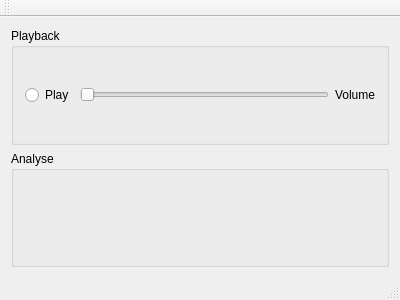
<?xml version="1.0" encoding="UTF-8"?>
<ui version="4.0">
 <class>MainWindow</class>
 <widget class="QMainWindow" name="MainWindow">
  <property name="geometry">
   <rect>
    <x>0</x>
    <y>0</y>
    <width>400</width>
    <height>300</height>
   </rect>
  </property>
  <property name="windowTitle">
   <string>MainWindow</string>
  </property>
  <widget class="QWidget" name="centralWidget">
   <layout class="QGridLayout" name="gridLayout">
    <item row="0" column="0">
     <layout class="QVBoxLayout" name="verticalLayout">
      <item>
       <widget class="QGroupBox" name="gbPlayback">
        <property name="title">
         <string>Playback</string>
        </property>
        <layout class="QHBoxLayout" name="horizontalLayout">
         <item>
          <widget class="QRadioButton" name="rbPlay">
           <property name="text">
            <string>Play</string>
           </property>
          </widget>
         </item>
         <item>
          <widget class="QSlider" name="hsVolume">
           <property name="orientation">
            <enum>Qt::Horizontal</enum>
           </property>
          </widget>
         </item>
         <item>
          <widget class="QLabel" name="lbVolume">
           <property name="text">
            <string>Volume</string>
           </property>
          </widget>
         </item>
        </layout>
       </widget>
      </item>
      <item>
       <widget class="QGroupBox" name="gbAnalyse">
        <property name="title">
         <string>Analyse</string>
        </property>
       </widget>
      </item>
     </layout>
    </item>
   </layout>
  </widget>
  <widget class="QMenuBar" name="menuBar">
   <property name="geometry">
    <rect>
     <x>0</x>
     <y>0</y>
     <width>400</width>
     <height>22</height>
    </rect>
   </property>
  </widget>
  <widget class="QToolBar" name="mainToolBar">
   <attribute name="toolBarArea">
    <enum>TopToolBarArea</enum>
   </attribute>
   <attribute name="toolBarBreak">
    <bool>false</bool>
   </attribute>
  </widget>
  <widget class="QStatusBar" name="statusBar"/>
 </widget>
 <layoutdefault spacing="6" margin="11"/>
 <resources/>
 <connections/>
</ui>
